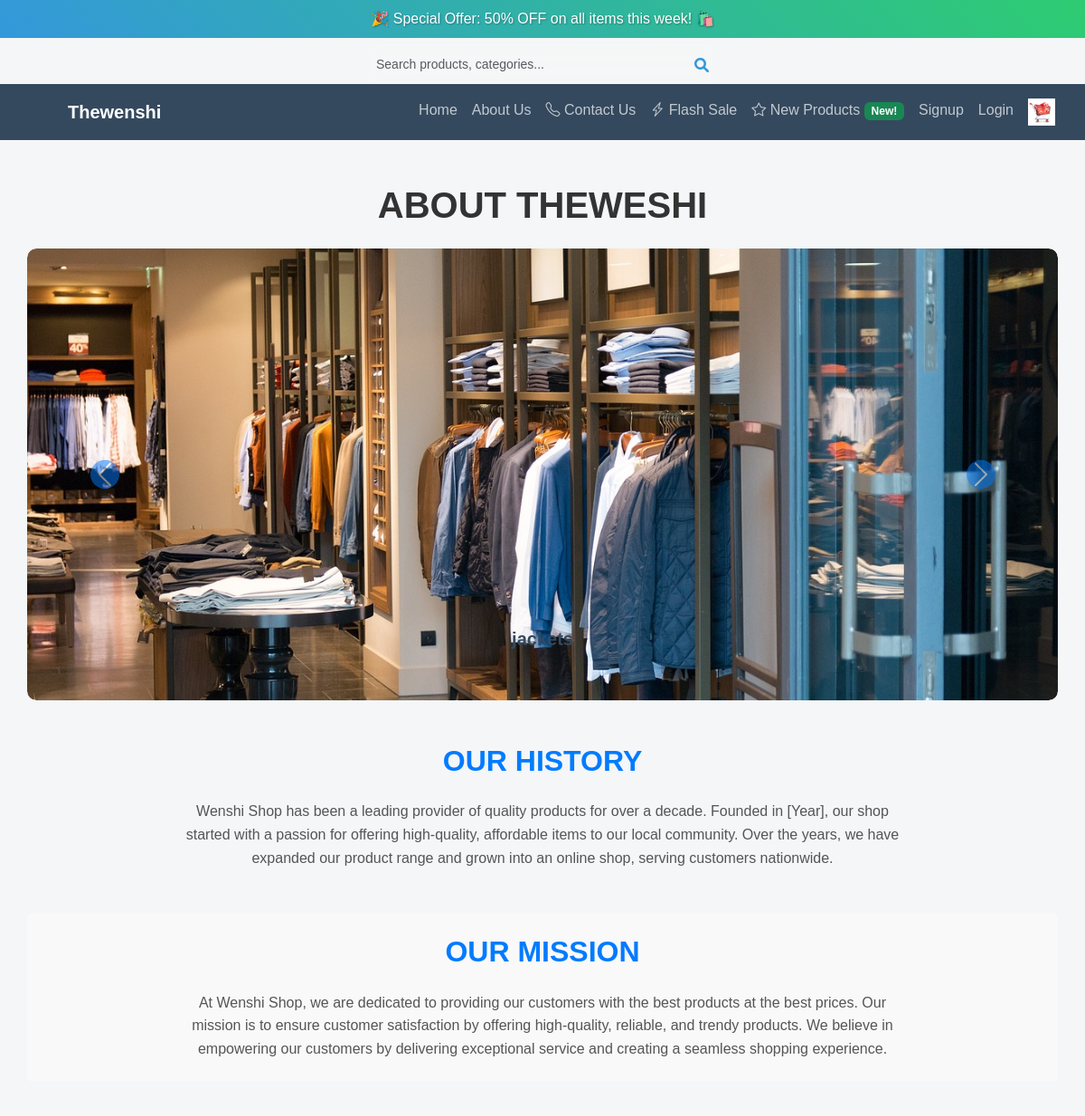
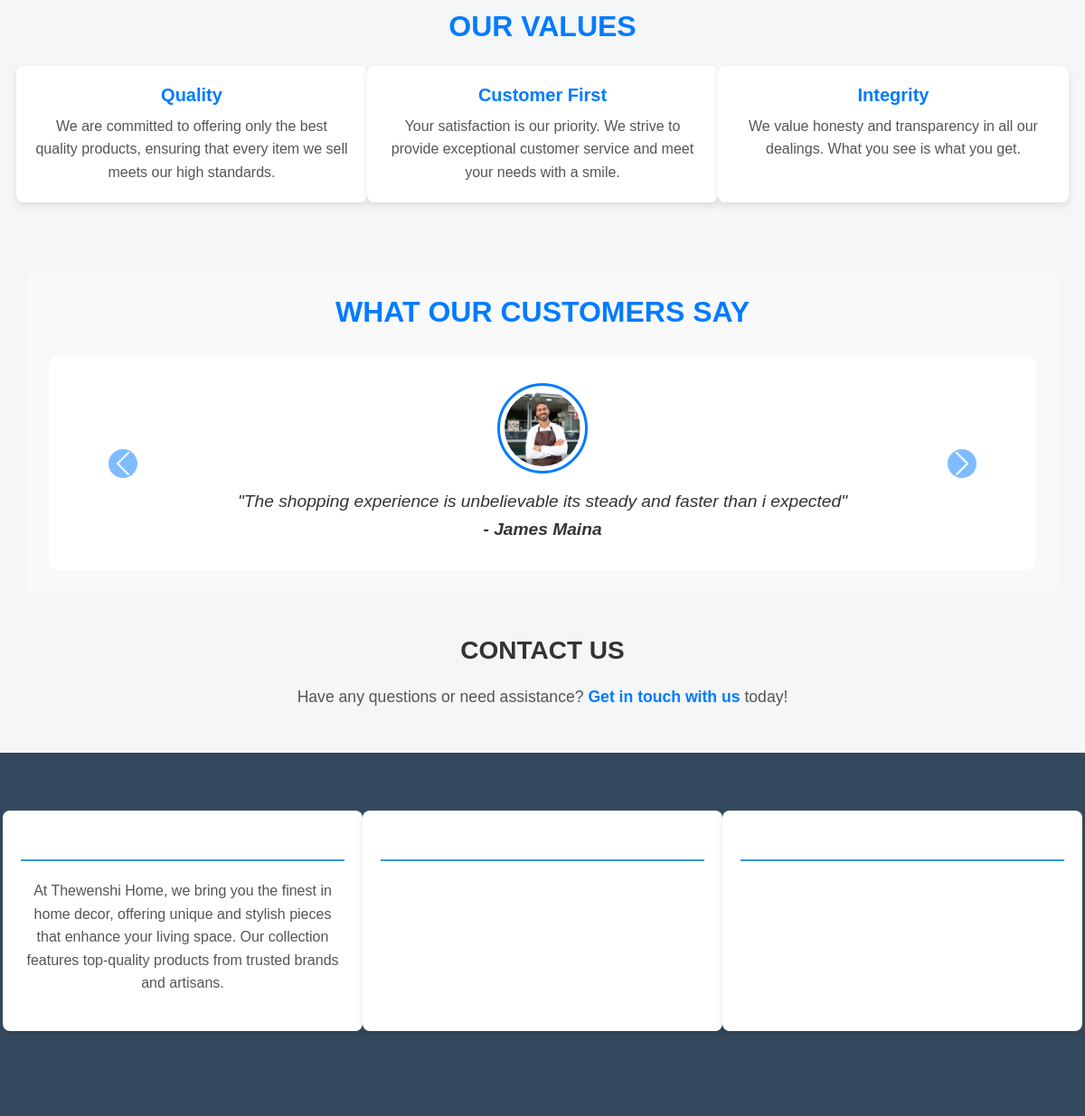
The page /about/ on the database its author committed (2 pictures, top to bottom).
### store/models.py (models this page shows, shortened)
class Product(models.Model):
    name = models.CharField(max_length=50)
    price = models.IntegerField()  # New price
    old_price = models.IntegerField(null=True, blank=True)  # Old price (if available)
    new_price = models.IntegerField(null=True, blank=True)  # New price (optional)
    image = models.ImageField(upload_to='products/')
    flash_sale = models.BooleanField(default=False)  # Flash sale indicator
    category = models.ForeignKey(Category, on_delete=models.CASCADE, related_name='products', null=True, blank=True)  # Link to category
    flash_sale_start_time = models.DateTimeField(null=True, blank=True)  # Start time of flash sale
    flash_sale_end_time = models.DateTimeField(null=True, blank=True)  # End time of flash sale

class Testimonial(models.Model):
    customer_name = models.CharField(max_length=255)
    content = models.TextField()
    created_at = models.DateTimeField(auto_now_add=True)
    image = models.ImageField(upload_to='testimonials/', blank=True, null=True)

### store/views.py (the view)
# urls.py: path('about/', views.about_us, name='about_us'),  # This defines the URL for the About Us page
def about_us(request):
    products = Product.objects.all()  # Fetch products for the carousel
    testimonials = Testimonial.objects.all()  # Fetch testimonials
    return render(request, 'about_us.html', {'products': products, 'testimonials': testimonials})

### store/templates/about_us.html (shortened to what this page needs)
{% extends 'base.html' %}
{% block content %}
    <div class="container my-5">
        <h1 class="text-center mb-4">About TheWeshi</h1>
        <div id="productCarousel" class="carousel slide" data-bs-ride="carousel">
            <div class="carousel-inner">
                {% for product in products %}
                    <div class="carousel-item {% if forloop.first %} active {% endif %}">
                        <img src="{{ product.image.url }}" class="d-block w-100" alt="{{ product.name }}">
                        <div class="carousel-caption d-none d-md-block">
                            <h5>{{ product.name }}</h5>
                        </div>
                    </div>
                {% endfor %}
            </div>
            <button class="carousel-control-prev" type="button" data-bs-target="#productCarousel" data-bs-slide="prev">
                <span class="carousel-control-prev-icon" aria-hidden="true"></span>
            </button>
            <button class="carousel-control-next" type="button" data-bs-target="#productCarousel" data-bs-slide="next">
                <span class="carousel-control-next-icon" aria-hidden="true"></span>
            </button>
        </div>
        <section class="mt-5">
            <h2 class="text-center mb-4">Our History</h2>
            <p class="text-center">Wenshi Shop has been a leading provider of quality products for over a decade. Founded in [Year], our shop started with a passion for offering high-quality, affordable items to our local community. Over the years, we have expanded our product range and grown into an online shop, serving customers nationwide.</p>
        </section>
        <section class="mt-5 bg-light p-4 rounded">
            <h2 class="text-center mb-4">Our Mission</h2>
            <p class="text-center">At Wenshi Shop, we are dedicated to providing our customers with the best products at the best prices. Our mission is to ensure customer satisfaction by offering high-quality, reliable, and trendy products. We believe in empowering our customers by delivering exceptional service and creating a seamless shopping experience.</p>
        </section>
        <section class="mt-5">
            <h2 class="text-center mb-4">Our Values</h2>
            <div class="row">
                <div class="col-md-4">
                    <h4>Quality</h4>
                    <p>We are committed to offering only the best quality products, ensuring that every item we sell meets our high standards.</p>
                </div>
                <div class="col-md-4">
                    <h4>Customer First</h4>
                    <p>Your satisfaction is our priority. We strive to provide exceptional customer service and meet your needs with a smile.</p>
                </div>
                <div class="col-md-4">
                    <h4>Integrity</h4>
                    <p>We value honesty and transparency in all our dealings. What you see is what you get.</p>
                </div>
            </div>
        </section>
        <section class="mt-5 bg-light p-4 rounded">
            <h2 class="text-center mb-4">What Our Customers Say</h2>
            <div class="testimonial-carousel carousel slide" data-bs-ride="carousel">
                <div class="carousel-inner">
                    {% for testimonial in testimonials %}
                        <div class="carousel-item {% if forloop.first %} active {% endif %}">
                            <div class="d-flex justify-content-center align-items-center flex-column">
                                {% if testimonial.image %}
                                    <img src="{{ testimonial.image.url }}" alt="{{ testimonial.customer_name }}" class="rounded-circle mb-3" style="width: 100px; height: 100px;">
                                {% endif %}
                                <p class="lead">"{{ testimonial.content }}"</p>
                                <p class="font-italic"><strong>- {{ testimonial.customer_name }}</strong></p>
                            </div>
                        </div>
                    {% endfor %}
                </div>
                <button class="carousel-control-prev" type="button" data-bs-target=".testimonial-carousel" data-bs-slide="prev">
                    <span class="carousel-control-prev-icon" aria-hidden="true"></span>
                </button>
                <button class="carousel-control-next" type="button" data-bs-target=".testimonial-carousel" data-bs-slide="next">
                    <span class="carousel-control-next-icon" aria-hidden="true"></span>
                </button>
            </div>
        </section>
        <section class="mt-5 text-center">
            <h3>Contact Us</h3>
            <p>Have any questions or need assistance? <a href="{% url 'contact_us' %}">Get in touch with us</a> today!</p>
        </section>
    </div>
{% endblock %}

### store/static/css/custom.css (style rules this page uses)
:root { --primary-color: #3498db; --secondary-color: #2ecc71; --dark-color: #34495e; --light-color: #ecf0f1; --accent-color: #e74c3c; }
body { font-family: 'Nunito', sans-serif; line-height: 1.6; color: var(--dark-color); background-color: #f4f6f7; }
h1, h2, h3, h4, h5, h6 { font-weight: 700; color: var(--dark-color); margin-bottom: 15px; }

### store/templates/about_us.html (style rules this page uses)
.container { max-width: 1200px; margin: 0 auto; padding: 0 15px; }
h1, h2, h3 { color: #333; font-weight: bold; text-transform: uppercase; }
h1 { font-size: 2.5rem; }
h2 { font-size: 2rem; margin-bottom: 20px; }
.carousel-inner { border-radius: 10px; overflow: hidden; }
.carousel-item img { max-height: 500px; object-fit: cover; border-radius: 10px; }
section p { font-size: 1.1rem; color: #555; text-align: center; max-width: 800px; margin: 0 auto; }
section { margin-top: 50px; }
.mt-5 { margin-top: 3rem !important; }
.bg-light { background-color: #f9f9f9 !important; }
.p-4 { padding: 2rem; }
.bg-light { background-color: #eef2f7; }
section h2 { font-size: 2rem; color: #007bff; }
section p { font-size: 1rem; color: #555; }
.row { display: flex; justify-content: space-between; }
.col-md-4 { text-align: center; background-color: #fff; padding: 20px; border-radius: 8px; box-shadow: 0 4px 8px rgba(0, 0, 0, 0.1); margin-bottom: 30px; }
.col-md-4 h4 { color: #007bff; font-size: 1.25rem; margin-bottom: 10px; }
.col-md-4 p { color: #555; font-size: 1rem; }
.testimonial-carousel { margin-top: 30px; }
.testimonial-carousel .carousel-item { text-align: center; padding: 30px; border-radius: 10px; background-color: #fff; box-shadow: 0 4px 8px rgba(0, 0, 0, 0.1); }
.testimonial-carousel .carousel-item img { width: 100px; height: 100px; border-radius: 50%; object-fit: cover; margin-bottom: 20px; border: 3px solid #007bff; padding: 5px; }
.testimonial-carousel .carousel-item p { font-size: 1.2rem; color: #333; font-style: italic; }
.testimonial-carousel .carousel-item p strong { font-weight: bold; }
.carousel-control-prev-icon, .carousel-control-next-icon { background-color: #007bff; border-radius: 50%; }
section.text-center h3 { font-size: 1.75rem; font-weight: bold; margin-bottom: 20px; }
section.text-center p { font-size: 1.1rem; }
section.text-center a { color: #007bff; font-weight: bold; text-decoration: none; }

### rows shown on the page
Product: image (picture), name "jackets"
Testimonial: image (picture), content "The shopping experience is unbelievable its steady and faster than i expected", customer_name "James Maina"
